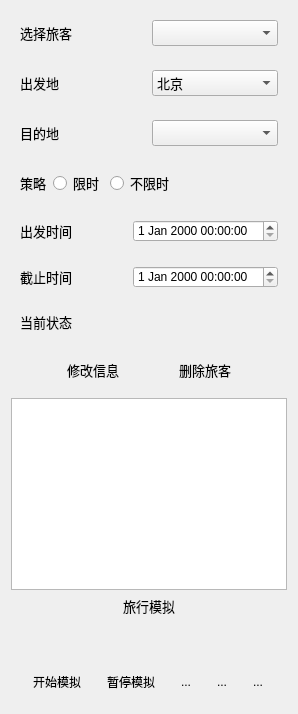
       <widget class="QWidget" name="tab_4">
        <attribute name="icon">
         <iconset resource="Travel_lyb.qrc">
          <normaloff>:/ziyuan/spot.png</normaloff>:/ziyuan/spot.png</iconset>
        </attribute>
        <attribute name="title">
         <string>旅客信息</string>
        </attribute>
        <layout class="QVBoxLayout" name="verticalLayout_4">
         <item>
          <widget class="QWidget" name="widget_15" native="true">
           <layout class="QHBoxLayout" name="horizontalLayout_14">
            <item>
             <widget class="QLabel" name="label_13">
              <property name="font">
               <font>
                <family>华文中宋</family>
                <pointsize>10</pointsize>
               </font>
              </property>
              <property name="text">
               <string>选择旅客</string>
              </property>
             </widget>
            </item>
            <item>
             <widget class="QComboBox" name="comboBox_5">
              <property name="font">
               <font>
                <family>华文中宋</family>
                <pointsize>10</pointsize>
               </font>
              </property>
              <property name="styleSheet">
               <string notr="true">selection-background-color: rgb(255, 255, 255);
selection-color: rgb(80, 80, 80);</string>
              </property>
             </widget>
            </item>
           </layout>
          </widget>
         </item>
         <item>
          <layout class="QVBoxLayout" name="verticalLayout_3">
           <item>
            <widget class="QWidget" name="widget_10" native="true">
             <layout class="QHBoxLayout" name="horizontalLayout_9">
              <item>
               <widget class="QLabel" name="label_8">
                <property name="font">
                 <font>
                  <family>华文中宋</family>
                  <pointsize>10</pointsize>
                 </font>
                </property>
                <property name="text">
                 <string>出发地</string>
                </property>
               </widget>
              </item>
              <item>
               <widget class="QComboBox" name="comboBox_3">
                <property name="font">
                 <font>
                  <family>华文中宋</family>
                  <pointsize>10</pointsize>
                 </font>
                </property>
                <property name="styleSheet">
                 <string notr="true">selection-background-color: rgb(255, 255, 255);
selection-color: rgb(80, 80, 80);</string>
                </property>
                <item>
                 <property name="text">
                  <string>北京</string>
                 </property>
                </item>
               </widget>
              </item>
             </layout>
            </widget>
           </item>
           <item>
            <widget class="QWidget" name="widget_11" native="true">
             <layout class="QHBoxLayout" name="horizontalLayout_10">
              <item>
               <widget class="QLabel" name="label_9">
                <property name="font">
                 <font>
                  <family>华文中宋</family>
                  <pointsize>10</pointsize>
                 </font>
                </property>
                <property name="text">
                 <string>目的地</string>
                </property>
               </widget>
              </item>
              <item>
               <widget class="QComboBox" name="comboBox_4">
                <property name="font">
                 <font>
                  <family>华文中宋</family>
                  <pointsize>10</pointsize>
                 </font>
                </property>
                <property name="styleSheet">
                 <string notr="true">selection-background-color: rgb(255, 255, 255);
selection-color: rgb(80, 80, 80);</string>
                </property>
               </widget>
              </item>
             </layout>
            </widget>
           </item>
           <item>
            <widget class="QWidget" name="widget_12" native="true">
             <layout class="QHBoxLayout" name="horizontalLayout_11">
              <item>
               <widget class="QLabel" name="label_10">
                <property name="font">
                 <font>
                  <family>华文中宋</family>
                  <pointsize>10</pointsize>
                 </font>
                </property>
                <property name="text">
                 <string>策略</string>
                </property>
               </widget>
              </item>
              <item>
               <widget class="QRadioButton" name="radioButton_3">
                <property name="font">
                 <font>
                  <family>华文中宋</family>
                  <pointsize>10</pointsize>
                 </font>
                </property>
                <property name="text">
                 <string>限时</string>
                </property>
               </widget>
              </item>
              <item>
               <widget class="QRadioButton" name="radioButton_4">
                <property name="font">
                 <font>
                  <family>华文中宋</family>
                  <pointsize>10</pointsize>
                 </font>
                </property>
                <property name="text">
                 <string>不限时</string>
                </property>
               </widget>
              </item>
              <item>
               <spacer name="horizontalSpacer_2">
                <property name="orientation">
                 <enum>Qt::Horizontal</enum>
                </property>
                <property name="sizeHint" stdset="0">
                 <size>
                  <width>40</width>
                  <height>20</height>
                 </size>
                </property>
               </spacer>
              </item>
             </layout>
            </widget>
           </item>
           <item>
            <widget class="QWidget" name="widget_13" native="true">
             <layout class="QHBoxLayout" name="horizontalLayout_12">
              <item>
               <widget class="QLabel" name="label_11">
                <property name="font">
                 <font>
                  <family>华文中宋</family>
                  <pointsize>10</pointsize>
                 </font>
                </property>
                <property name="text">
                 <string>出发时间</string>
                </property>
               </widget>
              </item>
              <item>
               <widget class="QDateTimeEdit" name="dateTimeEdit_5">
                <property name="styleSheet">
                 <string notr="true">selection-background-color: rgb(255, 255, 255);
selection-color: rgb(80, 80, 80);</string>
                </property>
               </widget>
              </item>
             </layout>
            </widget>
           </item>
           <item>
            <widget class="QWidget" name="widget_14" native="true">
             <layout class="QHBoxLayout" name="horizontalLayout_13">
              <item>
               <widget class="QLabel" name="label_12">
                <property name="font">
                 <font>
                  <family>华文中宋</family>
                  <pointsize>10</pointsize>
                 </font>
                </property>
                <property name="text">
                 <string>截止时间</string>
                </property>
               </widget>
              </item>
              <item>
               <widget class="QDateTimeEdit" name="dateTimeEdit_6">
                <property name="styleSheet">
                 <string notr="true">selection-background-color: rgb(255, 255, 255);
selection-color: rgb(80, 80, 80);</string>
                </property>
               </widget>
              </item>
             </layout>
            </widget>
           </item>
          </layout>
         </item>
         <item>
          <widget class="QWidget" name="widget_3" native="true">
           <layout class="QHBoxLayout" name="horizontalLayout_4">
            <item>
             <widget class="QLabel" name="label_5">
              <property name="font">
               <font>
                <family>华文中宋</family>
                <pointsize>10</pointsize>
               </font>
              </property>
              <property name="text">
               <string>当前状态</string>
              </property>
             </widget>
            </item>
            <item>
             <widget class="QLabel" name="label_6">
              <property name="text">
               <string/>
              </property>
             </widget>
            </item>
           </layout>
          </widget>
         </item>
         <item>
          <widget class="QWidget" name="widget_16" native="true">
           <property name="styleSheet">
            <string notr="true">QToolTip{color: black;}</string>
           </property>
           <layout class="QHBoxLayout" name="horizontalLayout_15">
            <item>
             <spacer name="horizontalSpacer_4">
              <property name="orientation">
               <enum>Qt::Horizontal</enum>
              </property>
              <property name="sizeHint" stdset="0">
               <size>
                <width>40</width>
                <height>20</height>
               </size>
              </property>
             </spacer>
            </item>
            <item>
             <widget class="QToolButton" name="toolButton_6">
              <property name="font">
               <font>
                <family>华文中宋</family>
                <pointsize>10</pointsize>
               </font>
              </property>
              <property name="toolTip">
               <string>修改路线</string>
              </property>
              <property name="text">
               <string>修改信息</string>
              </property>
              <property name="icon">
               <iconset resource="Travel_lyb.qrc">
                <normaloff>:/ziyuan/modify.png</normaloff>:/ziyuan/modify.png</iconset>
              </property>
              <property name="iconSize">
               <size>
                <width>30</width>
                <height>30</height>
               </size>
              </property>
              <property name="checkable">
               <bool>false</bool>
              </property>
              <property name="toolButtonStyle">
               <enum>Qt::ToolButtonTextBesideIcon</enum>
              </property>
              <property name="autoRaise">
               <bool>true</bool>
              </property>
             </widget>
            </item>
            <item>
             <spacer name="horizontalSpacer_8">
              <property name="orientation">
               <enum>Qt::Horizontal</enum>
              </property>
              <property name="sizeHint" stdset="0">
               <size>
                <width>40</width>
                <height>20</height>
               </size>
              </property>
             </spacer>
            </item>
            <item>
             <widget class="QToolButton" name="toolButton_7">
              <property name="font">
               <font>
                <family>华文中宋</family>
                <pointsize>10</pointsize>
               </font>
              </property>
              <property name="toolTip">
               <string>删除旅客</string>
              </property>
              <property name="text">
               <string>删除旅客</string>
              </property>
              <property name="icon">
               <iconset resource="Travel_lyb.qrc">
                <normaloff>:/ziyuan/delete4.png</normaloff>:/ziyuan/delete4.png</iconset>
              </property>
              <property name="iconSize">
               <size>
                <width>30</width>
                <height>30</height>
               </size>
              </property>
              <property name="toolButtonStyle">
               <enum>Qt::ToolButtonTextBesideIcon</enum>
              </property>
              <property name="autoRaise">
               <bool>true</bool>
              </property>
             </widget>
            </item>
            <item>
             <spacer name="horizontalSpacer_3">
              <property name="orientation">
               <enum>Qt::Horizontal</enum>
              </property>
              <property name="sizeHint" stdset="0">
               <size>
                <width>40</width>
                <height>20</height>
               </size>
              </property>
             </spacer>
            </item>
           </layout>
          </widget>
         </item>
         <item>
          <widget class="QTextBrowser" name="textBrowser"/>
         </item>
         <item>
          <widget class="QLabel" name="label">
           <property name="font">
            <font>
             <family>华文中宋</family>
             <pointsize>10</pointsize>
            </font>
           </property>
           <property name="frameShape">
            <enum>QFrame::NoFrame</enum>
           </property>
           <property name="frameShadow">
            <enum>QFrame::Plain</enum>
           </property>
           <property name="text">
            <string>&lt;html&gt;&lt;head/&gt;&lt;body&gt;&lt;p align=&quot;center&quot;&gt;旅行模拟&lt;/p&gt;&lt;/body&gt;&lt;/html&gt;</string>
           </property>
          </widget>
         </item>
         <item>
          <widget class="QWidget" name="widget_4" native="true">
           <layout class="QHBoxLayout" name="horizontalLayout_5">
            <item>
             <widget class="QLabel" name="label_2">
              <property name="text">
               <string/>
              </property>
              <property name="pixmap">
               <pixmap resource="Travel_lyb.qrc">:/ziyuan/clock4.png</pixmap>
              </property>
              <property name="scaledContents">
               <bool>false</bool>
              </property>
             </widget>
            </item>
            <item>
             <widget class="QLabel" name="timedisplay1">
              <property name="text">
               <string/>
              </property>
             </widget>
            </item>
           </layout>
          </widget>
         </item>
         <item>
          <widget class="QWidget" name="widget_8" native="true">
           <property name="styleSheet">
            <string notr="true">QToolTip{color: black;}</string>
           </property>
           <layout class="QHBoxLayout" name="horizontalLayout_3">
            <item>
             <widget class="QToolButton" name="toolButton_4">
              <property name="toolTip">
               <string>开始/继续</string>
              </property>
              <property name="text">
               <string>开始模拟</string>
              </property>
              <property name="icon">
               <iconset resource="Travel_lyb.qrc">
                <normaloff>:/ziyuan/start.png</normaloff>:/ziyuan/start.png</iconset>
              </property>
              <property name="iconSize">
               <size>
                <width>30</width>
                <height>30</height>
               </size>
              </property>
              <property name="autoRaise">
               <bool>true</bool>
              </property>
             </widget>
            </item>
            <item>
             <widget class="QToolButton" name="toolButton_9">
              <property name="toolTip">
               <string>暂停</string>
              </property>
              <property name="text">
               <string>暂停模拟</string>
              </property>
              <property name="icon">
               <iconset resource="Travel_lyb.qrc">
                <normaloff>:/ziyuan/stop.png</normaloff>:/ziyuan/stop.png</iconset>
              </property>
              <property name="iconSize">
               <size>
                <width>30</width>
                <height>30</height>
               </size>
              </property>
              <property name="autoRaise">
               <bool>true</bool>
              </property>
             </widget>
            </item>
            <item>
             <widget class="QToolButton" name="toolButton_13">
              <property name="toolTip">
               <string>减速</string>
              </property>
              <property name="text">
               <string>...</string>
              </property>
              <property name="icon">
               <iconset resource="Travel_lyb.qrc">
                <normaloff>:/ziyuan/slow.png</normaloff>:/ziyuan/slow.png</iconset>
              </property>
              <property name="iconSize">
               <size>
                <width>30</width>
                <height>30</height>
               </size>
              </property>
              <property name="autoRaise">
               <bool>true</bool>
              </property>
             </widget>
            </item>
            <item>
             <widget class="QToolButton" name="toolButton_5">
              <property name="toolTip">
               <string>加速</string>
              </property>
              <property name="text">
               <string>...</string>
              </property>
              <property name="icon">
               <iconset resource="Travel_lyb.qrc">
                <normaloff>:/ziyuan/accelerate.png</normaloff>:/ziyuan/accelerate.png</iconset>
              </property>
              <property name="iconSize">
               <size>
                <width>30</width>
                <height>30</height>
               </size>
              </property>
              <property name="autoRaise">
               <bool>true</bool>
              </property>
             </widget>
            </item>
            <item>
             <widget class="QToolButton" name="toolButton_10">
              <property name="toolTip">
               <string>终止</string>
              </property>
              <property name="text">
               <string>...</string>
              </property>
              <property name="icon">
               <iconset resource="Travel_lyb.qrc">
                <normaloff>:/ziyuan/end.png</normaloff>:/ziyuan/end.png</iconset>
              </property>
              <property name="iconSize">
               <size>
                <width>30</width>
                <height>30</height>
               </size>
              </property>
              <property name="autoRaise">
               <bool>true</bool>
              </property>
             </widget>
            </item>
           </layout>
          </widget>
         </item>
        </layout>
       </widget>
